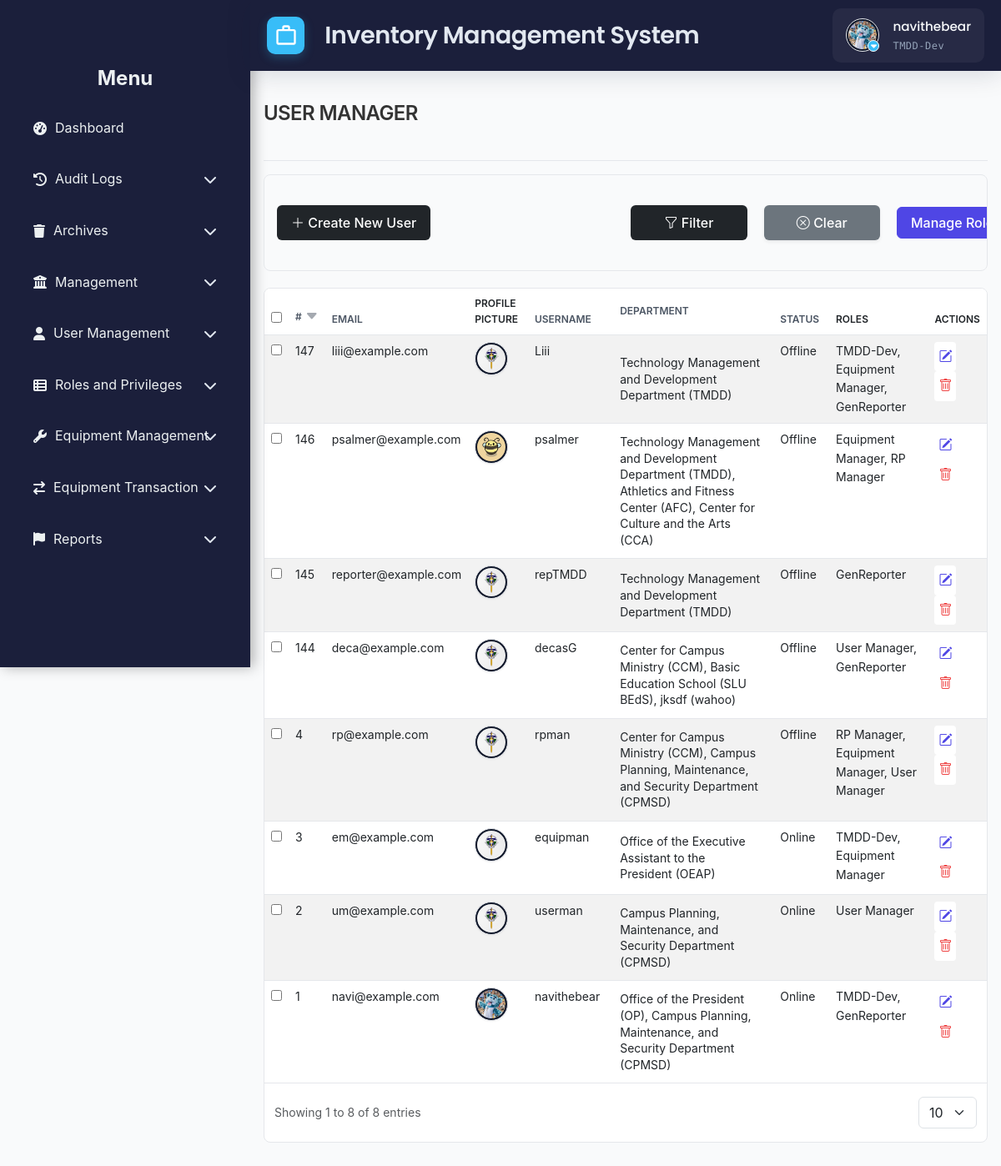
/src/view/php/modules/user_manager/user_management.php (signed in), run on the app's committed database.
### tables this page shows
CREATE TABLE `users` (
  `id` int(11) NOT NULL,
  `username` varchar(50) NOT NULL,
  `email` varchar(100) NOT NULL,
  `password` varchar(255) NOT NULL,
  `first_name` varchar(100) DEFAULT NULL,
  `last_name` varchar(100) DEFAULT NULL,
  `date_created` timestamp NULL DEFAULT current_timestamp(),
  `status` enum('Offline','Online') NOT NULL,
  `is_disabled` tinyint(1) NOT NULL DEFAULT 0,
  `profile_pic_path` varchar(2048) DEFAULT NULL
);

CREATE TABLE `roles` (
  `id` int(11) NOT NULL,
  `role_name` varchar(100) NOT NULL,
  `is_disabled` tinyint(1) NOT NULL DEFAULT 0
);

### src/view/php/modules/user_manager/user_management.php (the view, shortened to what the rows shown need)
<?php
require_once '../../../../../config/ims-tmdd.php';
include '../../general/header.php';
include '../../general/sidebar.php';
$rbac = new RBACService($pdo, $_SESSION['user_id']);
$rbac->requirePrivilege('User Management', 'View');
$canModify = $rbac->hasPrivilege('User Management', 'Modify');
$canDelete = $rbac->hasPrivilege('User Management', 'Remove');
$departments = [];
try {
    $stmt = $pdo->query("
        SELECT id, department_name, abbreviation
          FROM departments
         WHERE is_disabled = 0
         ORDER BY department_name
    ");
    while ($d = $stmt->fetch(PDO::FETCH_ASSOC)) {
        $departments[$d['id']] = $d;
    }
} catch (PDOException $e) {
    error_log('Error fetching departments: ' . $e->getMessage());
}
function getUserDepartments(PDO $pdo, int $userId): array
{
    $stmt = $pdo->prepare(
        'SELECT DISTINCT udr.department_id, d.department_name, d.abbreviation
         FROM user_department_roles udr
         JOIN departments d ON udr.department_id = d.id
         WHERE udr.user_id = ?'
    );
    $stmt->execute([$userId]);
    return $stmt->fetchAll(PDO::FETCH_ASSOC) ?: [];
}
$sql = "
SELECT
  u.id,
  u.email,
  u.username,
  u.first_name,
  u.last_name,
  u.status AS Status,
  u.is_disabled,
  u.profile_pic_path,
  GROUP_CONCAT(DISTINCT d.department_name ORDER BY d.department_name) AS departments,
  GROUP_CONCAT(DISTINCT d.abbreviation ORDER BY d.abbreviation) AS dept_abbreviations,
  GROUP_CONCAT(DISTINCT r.role_name ORDER BY r.role_name) AS roles
FROM users u
LEFT JOIN user_department_roles udr
  ON u.id = udr.user_id
LEFT JOIN departments d
  ON udr.department_id = d.id
LEFT JOIN roles r
  ON udr.role_id = r.id
WHERE u.is_disabled = 0
GROUP BY u.id, u.email, u.username, u.first_name, u.last_name, u.status, u.is_disabled
ORDER BY u.id DESC
";
try {
    $stmt = $pdo->prepare($sql);
    $stmt->execute();
    $users = $stmt->fetchAll(PDO::FETCH_ASSOC) ?: [];
} catch (PDOException $e) {
    error_log('User fetch error: ' . $e->getMessage());
    die('An error occurred while fetching users.');
}
?>
<!DOCTYPE html>
<html lang="en">
<head>
    <link rel="stylesheet" href="<?php echo BASE_URL; ?>src/view/styles/css/user_module.css">
    <link rel="stylesheet" href="https://cdn.jsdelivr.net/npm/bootstrap-icons@1.8.1/font/bootstrap-icons.css">
    <link href="https://cdn.jsdelivr.net/npm/select2@4.1.0-rc.0/dist/css/select2.min.css" rel="stylesheet" />
</head>
<body>
    <div class="main-content container-fluid">
        <header>
            <h1>USER MANAGER</h1>
        </header>
        <div class="table-responsive" id="table">
            <table class="table table-striped table-hover" id="umTable">
                <thead>
                    <tr>
                        <th><input type="checkbox" id="select-all"></th>
                        <th>
                            <a href="#" class="sort-header" data-sort="id">
                                #<i class="bi bi-caret-up-fill sort-icon"></i>
                            </a>
                        </th>
                        <th>
                            <a href="#" class="sort-header" data-sort="email">
                                Email<i class="bi bi-caret-up-fill sort-icon"></i>
                            </a>
                        </th>
                        <th>
                            <a>Profile Picture</a>
                        </th>
                        <th>
                            <a href="#" class="sort-header" data-sort="username">
                                Username<i class="bi bi-caret-up-fill sort-icon"></i>
                            </a>
                        </th>
                        <th>
                            <a href="#" class="sort-header" data-sort="department">
                                Department<i class="bi bi-caret-up-fill sort-icon"></i>
                            </a>
                        </th>
                        <th>
                            <a href="#" class="sort-header" data-sort="status">
                                Status<i class="bi bi-caret-up-fill sort-icon"></i>
                            </a>
                        </th>
                        <th>Roles</th>
                        <th>Actions</th>
                    </tr>
                </thead>
                <tbody>
                    <?php if (empty($users)): ?>
                        <tr>
                            <td colspan="9" class="text-center text-muted">No users found.</td>
                        </tr>
                        <?php else: foreach ($users as $u): ?>
                            <tr>
                                <td>
                                    <input type="checkbox"
                                        class="select-row"
                                        value="<?= htmlspecialchars((string)$u['id'], ENT_QUOTES, 'UTF-8'); ?>">
                                </td>
                                <td><?= htmlspecialchars((string)$u['id'], ENT_QUOTES, 'UTF-8'); ?></td>
                                <td><?= htmlspecialchars($u['email'], ENT_QUOTES, 'UTF-8'); ?></td>
                                <td>
                                    <img
                                        src="<?= !empty($u['profile_pic_path'])
                                                    ? '../../../../../public/' . htmlspecialchars($u['profile_pic_path'], ENT_QUOTES, 'UTF-8')
                                                    : '../../../../../public/assets/img/default_profile.jpg'; ?>"
                                        alt="Profile Picture"
                                        class="profile-picture">
                                </td>
                                <td><?= htmlspecialchars($u['username'], ENT_QUOTES, 'UTF-8'); ?></td>
                                <td>
                                    <?php
                                    $depts = getUserDepartments($pdo, (int)$u['id']);
                                    if ($depts) {
                                        $deptNames = array_map(function ($dept) {
                                            if (!empty($dept['abbreviation'])) {
                                                return htmlspecialchars($dept['department_name'] . ' (' . $dept['abbreviation'] . ')', ENT_QUOTES, 'UTF-8');
                                            } else {
                                                return htmlspecialchars($dept['department_name'], ENT_QUOTES, 'UTF-8');
                                            }
                                        }, $depts);
                                        $deptString = implode(', ', $deptNames);
                                        echo '<span title="' . $deptString . '">' . $deptString . '</span>';
                                    } else {
                                        echo 'Not assigned';
                                    }
                                    ?>
                                </td>
                                <td><?= htmlspecialchars($u['Status'], ENT_QUOTES, 'UTF-8'); ?></td>
                                <td>
                                    <?php
                                    $rS = $pdo->prepare("
                    SELECT DISTINCT r.role_name
                      FROM user_department_roles ur
                      JOIN roles r ON r.id=ur.role_id AND r.is_disabled=0
                     WHERE ur.user_id=?
                  ");
                                    $rS->execute([(int)$u['id']]);
                                    echo htmlspecialchars(
                                        implode(', ', $rS->fetchAll(PDO::FETCH_COLUMN)),
                                        ENT_QUOTES,
                                        'UTF-8'
                                    );
                                    ?>
                                </td>
                                <td>
                                    <?php if ($canModify): ?>
                                        <button class="btn-outline-primary edit-btn"
                                            data-id="<?= htmlspecialchars((string)$u['id'], ENT_QUOTES, 'UTF-8'); ?>"
                                            data-email="<?= htmlspecialchars($u['email'], ENT_QUOTES, 'UTF-8'); ?>"
                                            data-username="<?= htmlspecialchars($u['username'] ?? '', ENT_QUOTES, 'UTF-8'); ?>"
                                            data-first-name="<?= htmlspecialchars($u['first_name'], ENT_QUOTES, 'UTF-8'); ?>"
                                            data-last-name="<?= htmlspecialchars($u['last_name'], ENT_QUOTES, 'UTF-8'); ?>">
                                            <i class="bi bi-pencil-square"></i>
                                        </button>
                                    <?php endif; ?>
                                    <?php if ($canDelete): ?>
                                        <button class="btn-outline-danger delete-btn"
                                            data-id="<?= htmlspecialchars((string)$u['id'], ENT_QUOTES, 'UTF-8'); ?>">
                                            <i class="bi bi-trash"></i>
                                        </button>
                                    <?php endif; ?>
                                </td>
                            </tr>
                    <?php endforeach;
                    endif; ?>
                </tbody>
            </table>
        </div>
    </div>
                                    <?php foreach ($departments as $code => $d): ?>
                                        <?php
                                        var_dump($d);
                                        ?>
                                    <?php endforeach; ?>
                                    <?php foreach ($departments as $dept_id => $d): ?>
                                        <?php
                                        var_dump($d);
                                        ?>
                                    <?php endforeach; ?>
</body>
</html>

### src/view/php/general/header.php (shortened to what the rows shown need)
<?php
$user_id = $_SESSION['user_id'] ?? null;
$stmt = $pdo->prepare("
    SELECT u.username, u.profile_pic_path, r.role_name AS role
    FROM users u
    LEFT JOIN user_department_roles ur ON u.id = ur.user_id
    LEFT JOIN roles r ON ur.role_id = r.id
    WHERE u.id = ?
    LIMIT 1
");
$stmt->execute([$user_id]);
$user = $stmt->fetch(PDO::FETCH_ASSOC);
?>
<!DOCTYPE html>
<html lang="en">
<head>
    <link href="https://cdn.jsdelivr.net/npm/bootstrap@5.2.3/dist/css/bootstrap.min.css" rel="stylesheet">
    <link href="https://cdn.jsdelivr.net/npm/bootstrap-icons@1.10.3/font/bootstrap-icons.css" rel="stylesheet">
    <link rel="stylesheet"
        href="https://cdn.jsdelivr.net/npm/bootstrap@5.3.0/dist/css/bootstrap.min.css">
    <link rel="stylesheet"
        href="https://cdnjs.cloudflare.com/ajax/libs/font-awesome/6.4.0/css/all.min.css">
    <link href="https://cdn.jsdelivr.net/npm/select2@4.1.0-rc.0/dist/css/select2.min.css" rel="stylesheet" />
    <link rel="stylesheet" href="<?php echo BASE_URL; ?>src/view/styles/css/toast.css">
    <link rel="stylesheet" href="<?php echo BASE_URL; ?>src/view/styles/css/header_footer.css">
</head>
<body>
    <header class="header">
        <div class="header-widgets">
            <div class="user-profile" onclick="toggleDropdown()">
                <div class="profile-picture-container">
                    <img
                        src="<?= BASE_URL .
                                    (
                                        !empty($user['profile_pic_path'])
                                        ? 'public/' . htmlspecialchars($user['profile_pic_path'])
                                        : 'public/assets/img/default_profile.jpg'
                                    )
                                ?>"
                        alt="User Profile"
                        class="profile-picture" />
                    <span class="dropdown-indicator"><i class="fas fa-caret-down"></i></span>
                </div>
                <div class="user-info">
                    <div class="user-name"><?php echo htmlspecialchars($user['username']); ?></div>
                    <div class="user-role"><?= htmlspecialchars($user['role']); ?></div>
                </div>
            </div>
        </div>
    </header>
</body>
</html>

### data on the page
users: profile_pic_path (picture), username "navithebear", roles.role_name "TMDD-Dev", id "1", email "navi@example.com", deptString "Office of the President (OP), Campus Planning, Maintenance, and Security Department (CPMSD)", status "Online", fetchAll "TMDD-Dev, GenReporter"
users: id "147", email "liii@example.com", username "Liii", deptString "Technology Management and Development Department (TMDD)", status "Offline", fetchAll "TMDD-Dev, Equipment Manager, GenReporter"
users: id "146", email "psalmer@example.com", profile_pic_path (picture), username "psalmer", deptString "Technology Management and Development Department (TMDD), Athletics and Fitness Center (AFC), Center for Culture and the Arts (CCA)", status "Offline", fetchAll "Equipment Manager, RP Manager"
users: id "145", email "reporter@example.com", username "repTMDD", deptString "Technology Management and Development Department (TMDD)", status "Offline", fetchAll "GenReporter"
users: id "144", email "deca@example.com", username "decasG", deptString "Center for Campus Ministry (CCM), Basic Education School (SLU BEdS), jksdf (wahoo)", status "Offline", fetchAll "User Manager, GenReporter"
users: id "4", email "rp@example.com", username "rpman", deptString "Center for Campus Ministry (CCM), Campus Planning, Maintenance, and Security Department (CPMSD)", status "Offline", fetchAll "RP Manager, Equipment Manager, User Manager"
users: id "3", email "em@example.com", username "equipman", deptString "Office of the Executive Assistant to the President (OEAP)", status "Online", fetchAll "TMDD-Dev, Equipment Manager"
users: id "2", email "um@example.com", username "userman", deptString "Campus Planning, Maintenance, and Security Department (CPMSD)", status "Online", fetchAll "User Manager"

### other printed values
min($totalUsers, 10) "8"
$totalUsers "8"
